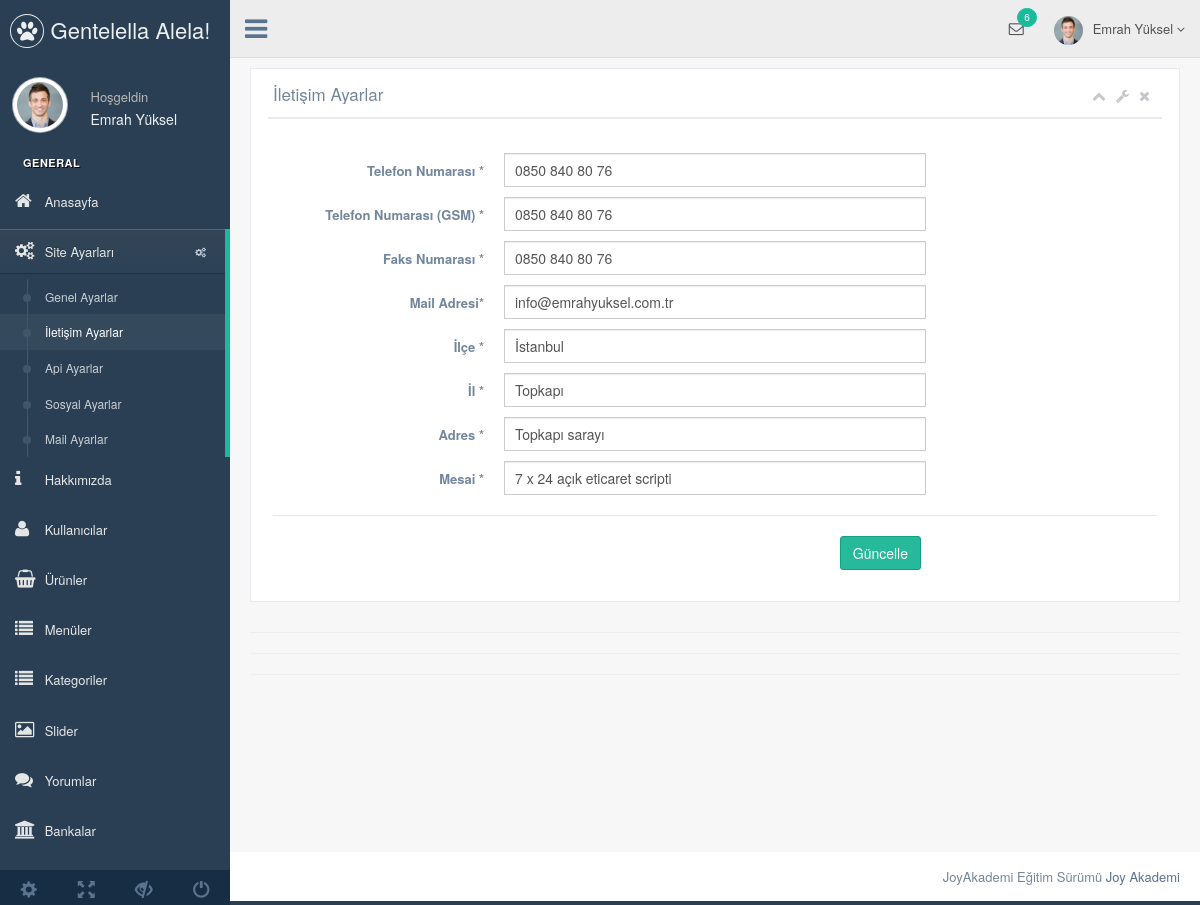
Screenshot of /nedmin/production/iletisim-ayarlar.php (signed in) with the database file from the repository.
### tables this page shows
CREATE TABLE IF NOT EXISTS `kullanici` (
  `kullanici_id` int(11) NOT NULL AUTO_INCREMENT,
  `kullanici_zaman` datetime NOT NULL DEFAULT CURRENT_TIMESTAMP,
  `kullanici_resim` varchar(250) NOT NULL,
  `kullanici_tc` varchar(50) NOT NULL,
  `kullanici_ad` varchar(50) NOT NULL,
  `kullanici_mail` varchar(100) NOT NULL,
  `kullanici_gsm` varchar(50) NOT NULL,
  `kullanici_password` varchar(50) NOT NULL,
  `kullanici_adsoyad` varchar(50) NOT NULL,
  `kullanici_adres` varchar(250) NOT NULL,
  `kullanici_il` varchar(100) NOT NULL,
  `kullanici_ilce` varchar(100) NOT NULL,
  `kullanici_unvan` varchar(100) NOT NULL,
  `kullanici_yetki` varchar(50) NOT NULL,
  `kullanici_durum` int(1) NOT NULL DEFAULT '1',
  PRIMARY KEY (`kullanici_id`)
);

CREATE TABLE IF NOT EXISTS `ayar` (
  `ayar_id` int(11) NOT NULL,
  `ayar_logo` varchar(250) NOT NULL,
  `ayar_url` varchar(50) NOT NULL,
  `ayar_title` varchar(250) NOT NULL,
  `ayar_description` varchar(250) NOT NULL,
  `ayar_keywords` varchar(50) NOT NULL,
  `ayar_author` varchar(50) NOT NULL,
  `ayar_tel` varchar(50) NOT NULL,
  `ayar_gsm` varchar(50) NOT NULL,
  `ayar_faks` varchar(50) NOT NULL,
  `ayar_mail` varchar(50) NOT NULL,
  `ayar_ilce` varchar(50) NOT NULL,
  `ayar_il` varchar(50) NOT NULL,
  `ayar_adres` varchar(250) NOT NULL,
  `ayar_mesai` varchar(250) NOT NULL,
  `ayar_maps` varchar(250) NOT NULL,
  `ayar_analystic` varchar(50) NOT NULL,
  `ayar_zopim` varchar(250) NOT NULL,
  `ayar_facebook` varchar(50) NOT NULL,
  `ayar_twitter` varchar(50) NOT NULL,
  `ayar_google` varchar(50) NOT NULL,
  `ayar_youtube` varchar(50) NOT NULL,
  `ayar_smtphost` varchar(50) NOT NULL,
  `ayar_smtpuser` varchar(50) NOT NULL,
  `ayar_smtppassword` varchar(50) NOT NULL,
  `ayar_smtpport` varchar(50) NOT NULL,
  `ayar_bakim` enum('0','1') NOT NULL DEFAULT '1',
  PRIMARY KEY (`ayar_id`)
);

### nedmin/production/iletisim-ayarlar.php (the view, shortened to what this page needs)
<?php
include 'header.php';
?>
<div class="right_col" role="main">
  <div class="">
    <div class="row">
      <div class="col-md-12 col-sm-12 col-xs-12">
        <div class="x_panel">
          <div class="x_title">
            <h2>İletişim Ayarlar </h2>
            <ul class="nav navbar-right panel_toolbox">
              <li><a class="collapse-link"><i class="fa fa-chevron-up"></i></a>
              </li>
              <li class="dropdown">
                <a href="#" class="dropdown-toggle" data-toggle="dropdown" role="button" aria-expanded="false"><i class="fa fa-wrench"></i></a>
              </li>
              <li><a class="close-link"><i class="fa fa-close"></i></a>
              </li>
            </ul>
            <div class="clearfix"></div>
          </div>
          <div class="x_content">
            <br />
            <form action="../netting/islem.php" method="POST" id="demo-form2" data-parsley-validate class="form-horizontal form-label-left">
              <div class="form-group">
                <label class="control-label col-md-3 col-sm-3 col-xs-12" for="first-name">Telefon Numarası <span class="required">*</span>
                </label>
                <div class="col-md-6 col-sm-6 col-xs-12">
                  <input type="text" id="first-name" name="ayar_tel" value="<?php echo $ayarcek['ayar_tel'] ?>" required="required" class="form-control col-md-7 col-xs-12">
                </div>
              </div>
               <div class="form-group">
                <label class="control-label col-md-3 col-sm-3 col-xs-12" for="first-name">Telefon Numarası (GSM) <span class="required">*</span>
                </label>
                <div class="col-md-6 col-sm-6 col-xs-12">
                  <input type="text" id="first-name" name="ayar_gsm" value="<?php echo $ayarcek['ayar_gsm'] ?>" required="required" class="form-control col-md-7 col-xs-12">
                </div>
              </div>
              <div class="form-group">
                <label class="control-label col-md-3 col-sm-3 col-xs-12" for="first-name">Faks Numarası <span class="required">*</span>
                </label>
                <div class="col-md-6 col-sm-6 col-xs-12">
                  <input type="text" id="first-name" name="ayar_faks" value="<?php echo $ayarcek['ayar_faks'] ?>" required="required" class="form-control col-md-7 col-xs-12">
                </div>
              </div>
                <div class="form-group">
                <label class="control-label col-md-3 col-sm-3 col-xs-12" for="first-name">Mail Adresi<span class="required">*</span>
                </label>
                <div class="col-md-6 col-sm-6 col-xs-12">
                  <input type="email" id="first-name" name="ayar_mail" value="<?php echo $ayarcek['ayar_mail'] ?>" required="required" class="form-control col-md-7 col-xs-12">
                </div>
              </div>
              <div class="form-group">
                <label class="control-label col-md-3 col-sm-3 col-xs-12" for="first-name">İlçe <span class="required">*</span>
                </label>
                <div class="col-md-6 col-sm-6 col-xs-12">
                  <input type="text" id="first-name" name="ayar_ilce" value="<?php echo $ayarcek['ayar_ilce'] ?>" required="required" class="form-control col-md-7 col-xs-12">
                </div>
              </div>
              <div class="form-group">
                <label class="control-label col-md-3 col-sm-3 col-xs-12" for="first-name">İl <span class="required">*</span>
                </label>
                <div class="col-md-6 col-sm-6 col-xs-12">
                  <input type="text" id="first-name" name="ayar_il" value="<?php echo $ayarcek['ayar_il'] ?>" required="required" class="form-control col-md-7 col-xs-12">
                </div>
              </div>
              <div class="form-group">
                <label class="control-label col-md-3 col-sm-3 col-xs-12" for="first-name">Adres <span class="required">*</span>
                </label>
                <div class="col-md-6 col-sm-6 col-xs-12">
                  <input type="text" id="first-name" name="ayar_adres" value="<?php echo $ayarcek['ayar_adres'] ?>" required="required" class="form-control col-md-7 col-xs-12">
                </div>
              </div>
              <div class="form-group">
                <label class="control-label col-md-3 col-sm-3 col-xs-12" for="first-name">Mesai <span class="required">*</span>
                </label>
                <div class="col-md-6 col-sm-6 col-xs-12">
                  <input type="text" id="first-name" name="ayar_mesai" value="<?php echo $ayarcek['ayar_mesai'] ?>" required="required" class="form-control col-md-7 col-xs-12">
                </div>
              </div>
              <div class="ln_solid"></div>
              <div class="form-group">
                <div align="right" class="col-md-6 col-sm-6 col-xs-12 col-md-offset-3">
                  <button type="submit" name="iletisimayarkaydet" class="btn btn-success">Güncelle</button>
                </div>
              </div>
            </form>
          </div>
        </div>
      </div>
    </div>
    <hr>
    <hr>
    <hr>
  </div>
</div>
<?php include 'footer.php'; ?>

### nedmin/production/header.php (shortened to what this page needs)
<?php
include '../netting/baglan.php';
$ayarsor=$db->prepare("SELECT * FROM ayar where ayar_id=:id");
$ayarsor->execute(array(
  'id' => 0
  ));
$ayarcek=$ayarsor->fetch(PDO::FETCH_ASSOC);
$kullanicisor=$db->prepare("SELECT * FROM kullanici where kullanici_mail=:mail");
$kullanicisor->execute(array(
  'mail' => $_SESSION['kullanici_mail']
  ));
$kullanicicek=$kullanicisor->fetch(PDO::FETCH_ASSOC);
?>
<!DOCTYPE html>
<html lang="en">
<head>
  <link href="../vendors/bootstrap/dist/css/bootstrap.min.css" rel="stylesheet">
  <link href="../vendors/font-awesome/css/font-awesome.min.css" rel="stylesheet">
  <link href="../vendors/nprogress/nprogress.css" rel="stylesheet">
  <link href="../vendors/iCheck/skins/flat/green.css" rel="stylesheet">
  <link href="../vendors/datatables.net-bs/css/dataTables.bootstrap.min.css" rel="stylesheet">
  <link href="../vendors/datatables.net-buttons-bs/css/buttons.bootstrap.min.css" rel="stylesheet">
  <link href="../vendors/datatables.net-fixedheader-bs/css/fixedHeader.bootstrap.min.css" rel="stylesheet">
  <link href="../vendors/datatables.net-responsive-bs/css/responsive.bootstrap.min.css" rel="stylesheet">
  <link href="../vendors/datatables.net-scroller-bs/css/scroller.bootstrap.min.css" rel="stylesheet">
  <link href="../vendors/dropzone/dist/min/dropzone.min.css" rel="stylesheet">
  <link href="../build/css/custom.min.css" rel="stylesheet">
</head>
<body class="nav-md">
  <div class="container body">
    <div class="main_container">
      <div class="col-md-3 left_col">
        <div class="left_col scroll-view">
          <div class="navbar nav_title" style="border: 0;">
            <a href="index.html" class="site_title"><i class="fa fa-paw"></i> <span>Gentelella Alela!</span></a>
          </div>
          <div class="profile clearfix">
            <div class="profile_pic">
              <img src="images/img.jpg" alt="..." class="img-circle profile_img">
            </div>
            <div class="profile_info">
              <span>Hoşgeldin</span>
              <h2><?php echo $kullanicicek['kullanici_adsoyad'] ?></h2>
            </div>
          </div>
          <br />
          <div id="sidebar-menu" class="main_menu_side hidden-print main_menu">
            <div class="menu_section">
              <h3>General</h3>
              <ul class="nav side-menu">
                <li><a href="index.php"><i class="fa fa-home"></i> Anasayfa </a></li>
                <li><a><i class="fa fa-cogs"></i> Site Ayarları <span class="fa fa-cogs"></span></a>
                  <ul class="nav child_menu">
                    <li><a href="genel-ayar.php">Genel Ayarlar</a></li>
                    <li><a href="iletisim-ayarlar.php">İletişim Ayarlar</a></li>
                    <li><a href="api-ayarlar.php">Api Ayarlar</a></li>
                    <li><a href="sosyal-ayar.php">Sosyal Ayarlar</a></li>
                  <li><a href="mail-ayar.php">Mail Ayarlar</a></li>
               </ul>
             </li>
             <li><a href="hakkimizda.php"><i class="fa fa-info"></i> Hakkımızda </a></li>
             <li><a href="kullanici.php"><i class="fa fa-user"></i> Kullanıcılar </a></li>
             <li><a href="urun.php"><i class="fa fa-shopping-basket"></i> Ürünler </a></li>
             <li><a href="menu.php"><i class="fa fa-list"></i> Menüler </a></li>
             <li><a href="kategori.php"><i class="fa fa-list"></i> Kategoriler </a></li>
             <li><a href="slider.php"><i class="fa fa-image"></i> Slider </a></li>
             <li><a href="yorum.php"><i class="fa fa-comments"></i> Yorumlar </a></li>
             <li><a href="banka.php"><i class="fa fa-bank"></i> Bankalar </a></li>
           </ul>
         </div>
       </div>
       <div class="sidebar-footer hidden-small">
        <a data-toggle="tooltip" data-placement="top" title="Settings">
          <span class="glyphicon glyphicon-cog" aria-hidden="true"></span>
        </a>
        <a data-toggle="tooltip" data-placement="top" title="FullScreen">
          <span class="glyphicon glyphicon-fullscreen" aria-hidden="true"></span>
        </a>
        <a data-toggle="tooltip" data-placement="top" title="Lock">
          <span class="glyphicon glyphicon-eye-close" aria-hidden="true"></span>
        </a>
        <a data-toggle="tooltip" data-placement="top" title="Logout">
          <span class="glyphicon glyphicon-off" aria-hidden="true"></span>
        </a>
      </div>
    </div>
  </div>
  <div class="top_nav">
    <div class="nav_menu">
      <nav>
        <div class="nav toggle">
          <a id="menu_toggle"><i class="fa fa-bars"></i></a>
        </div>
        <ul class="nav navbar-nav navbar-right">
          <li class="">
            <a href="javascript:;" class="user-profile dropdown-toggle" data-toggle="dropdown" aria-expanded="false">
              <img src="images/img.jpg" alt=""><?php echo $kullanicicek['kullanici_adsoyad'] ?>
              <span class=" fa fa-angle-down"></span>
            </a>
          </li>
          <li role="presentation" class="dropdown">
            <a href="javascript:;" class="dropdown-toggle info-number" data-toggle="dropdown" aria-expanded="false">
              <i class="fa fa-envelope-o"></i>
              <span class="badge bg-green">6</span>
            </a>
          </li>
        </ul>
      </nav>
    </div>
  </div>

### rows the page displays
kullanici: kullanici_adsoyad "Emrah Yüksel"
ayar: ayar_tel "0850 840 80 76", ayar_gsm "0850 840 80 76", ayar_faks "0850 840 80 76", ayar_mail "info@emrahyuksel.com.tr", ayar_ilce "İstanbul", ayar_il "Topkapı", ayar_adres "Topkapı sarayı", ayar_mesai "7 x 24 açık eticaret scripti"
